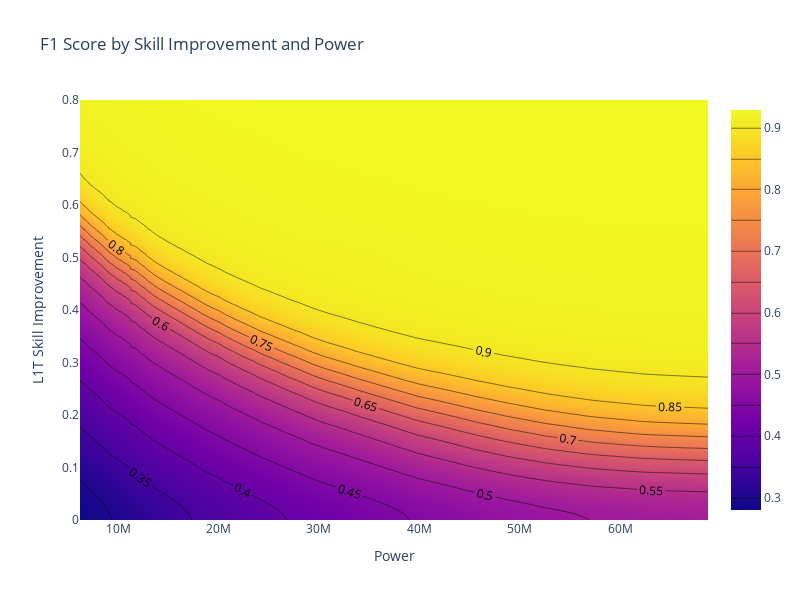

Notebook code for this chart:
### Code cell
fig = go.Figure(data =
    go.Contour(
        z = smoothed_f1,
        x=power[0,:], # horizontal axis
        y=l1t_skills, # vertical axis,
         contours_coloring='heatmap',
         contours = dict(showlabels = True)
    ),
    )
fig.update_layout(width = 800,
                  height = 600,
                  title = "F1 Score by Skill Improvement and Power",
                  xaxis_title = "Power",
                  yaxis_title = "L1T Skill Improvement")
fig.update_yaxes(range=(0.0, 0.8))
fig.show()
